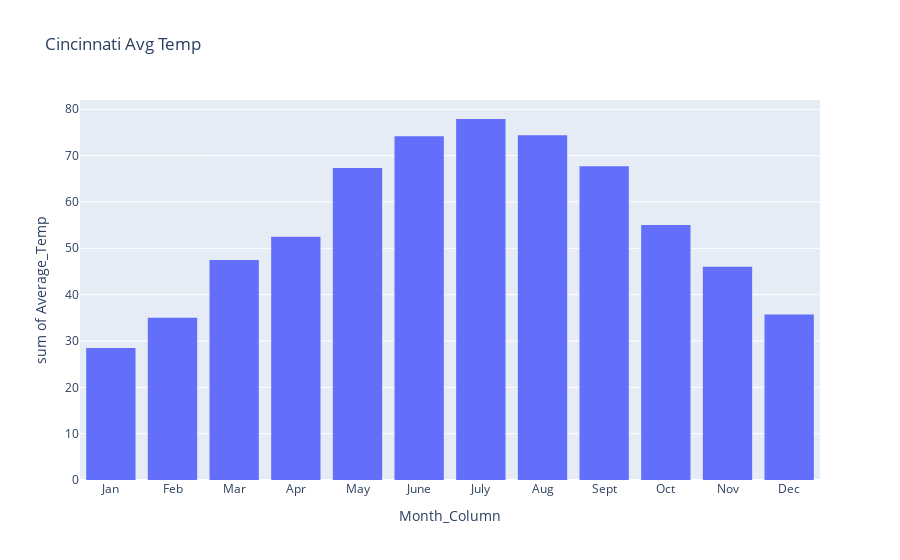

The cell this chart's notebook holds for it:
### Code cell
px.histogram(Cinci_Monthly_Mean, x='Month_Column', y='Average_Temp', title='Cincinnati Avg Temp', nbins=14)

### Figure 1 — Plotly figure (JSON) as saved in the notebook; plotly's stock layout.template omitted (floating-point values rounded to 4 significant figures)
{"data": [{"alignmentgroup": "True", "bingroup": "x", "histfunc": "sum", "hovertemplate": "Month_Column=%{x}<br>sum of Average_Temp=%{y}<extra></extra>", "legendgroup": "", "marker": {"color": "#636efa", "pattern": {"shape": ""}}, "name": "", "nbinsx": 14, "offsetgroup": "", "orientation": "v", "showlegend": false, "type": "histogram", "x": ["Jan", "Feb", "Mar", "Apr", "May", "June", "July", "Aug", "Sept", "Oct", "Nov", "Dec"], "xaxis": "x", "y": [28.5, 35, 47.5, 52.5, 67.3, 74.2, 77.9, 74.4, 67.7, 55, 46, 35.7], "yaxis": "y"}], "layout": {"barmode": "relative", "legend": {"tracegroupgap": 0}, "title": {"text": "Cincinnati Avg Temp"}, "xaxis": {"anchor": "y", "domain": [0, 1], "title": {"text": "Month_Column"}}, "yaxis": {"anchor": "x", "domain": [0, 1], "title": {"text": "sum of Average_Temp"}}}}
